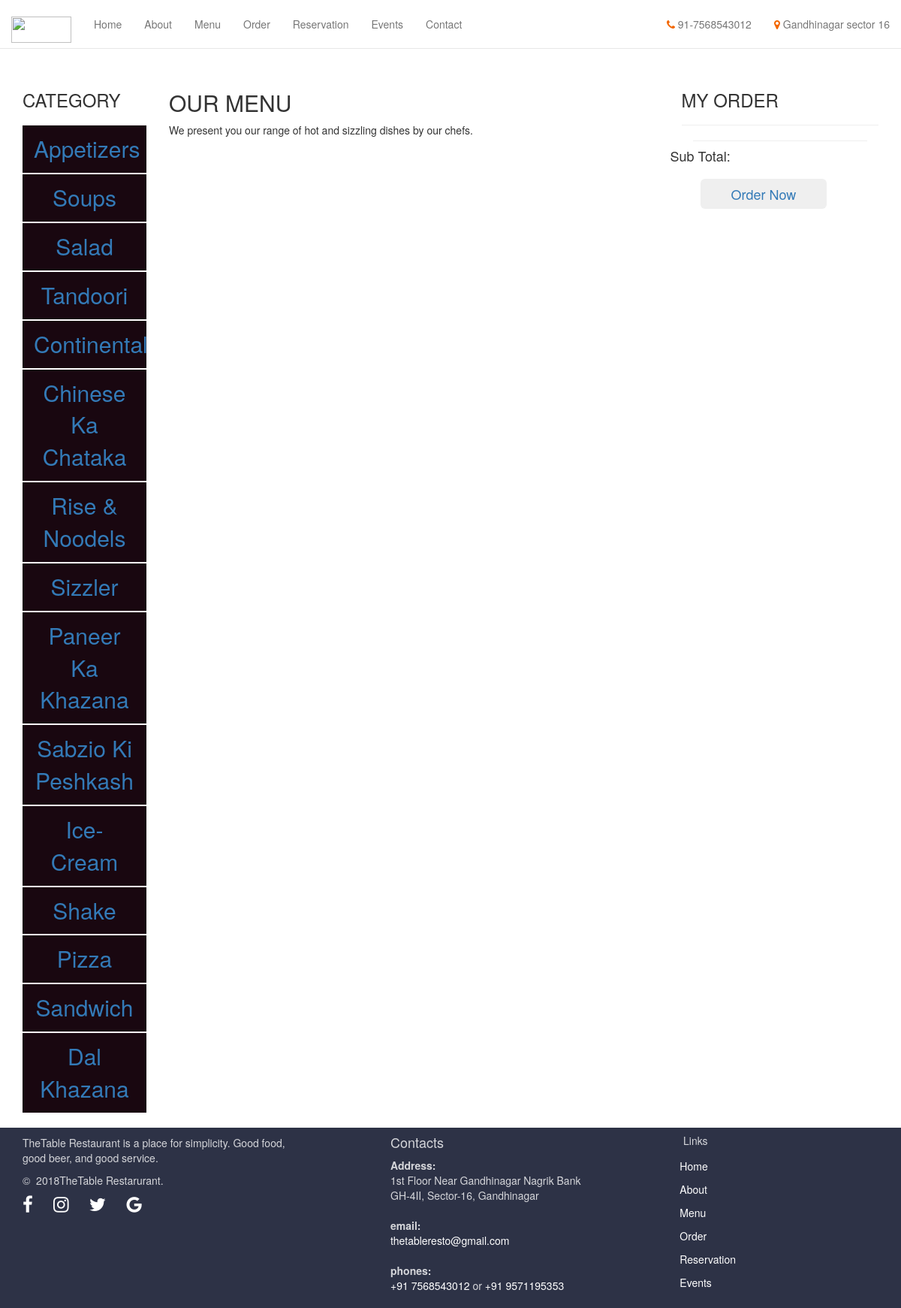
The page /order/ on the database its author committed.
### menu/models.py (models this page shows, shortened)
class Menu(models.Model):
    category_name=models.CharField(max_length=100 ,default='enter menu category')

### order/views.py (the view)
# urls.py: url(r'^order/',include('order.urls')),
def order(request):
    menu_model = apps.get_model('menu.Menu')
    sub_menu_model = apps.get_model('menu.SubMenu')
    all_menu = menu_model.objects.all()
    all_sub_menu = sub_menu_model.objects.all()
    return render(request, 'order/order.html',
                  {'all_menu': all_menu, 'all_sub_menu': all_sub_menu})

### order/templates/order/order.html (shortened to what this page needs)
{% extends 'base.html' %}
{% load staticfiles %}
{% block body %}
<section id="order">
  <div class="container">
    <div class="row" style="margin-top: 100px;">
      <div class="col-sm-2">
        <div class="ver-nav">
          <h3>CATEGORY</h3>
          <div class="categ">
            <ul class="nav nav-pills nav-stacked" style="margin-top: -20px;">
              {% for menu in all_menu %}
              <li><a data-toggle="pill"
                     href="#{{ menu.id }}"
                     style="text-transform: capitalize">
                {{ menu.category_name }}
              </a>
              </li>
              {% endfor %}
            </ul>
          </div>
        </div>
      </div>
      <div class="col-sm-7">
        <h2>OUR MENU</h2>
        <p>We present you our range of hot and sizzling dishes by our
          chefs.</p>
      </div>
      <div class="col-sm-3">
        <div class="myOrder">
          <h3>MY ORDER</h3>
          <hr>
          <div class="row">
            <div class="total">
              <hr style="margin: 0 30px;">
              <h4>Sub Total: {{ sum }}</h4>
            </div>
            <form action="" method="Post">
              <button type="submit" class="btn  btn-lg"
                    style="margin: 10px 40px; padding: 7px 40px;">
                <a href="{% url 'order:mail_order' order_id %}">Order Now</a>
            </button>
            </form>
          </div>
        </div>
      </div>
    </div>
  </div>
</section>
{% endblock %}

### templates/base.html (shortened to what this page needs)
<html lang="en">
<head>
    <link rel="stylesheet" href="https://maxcdn.bootstrapcdn.com/bootstrap/3.3.7/css/bootstrap.min.css">
    {% load staticfiles %}
    <link rel="stylesheet" type="text/css" href="{% static 'css/style.css' %}">
    <link rel="stylesheet" href="https://cdnjs.cloudflare.com/ajax/libs/font-awesome/4.7.0/css/font-awesome.min.css">
</head>
<body>
      <div class="top-nav">
        <nav class="navbar navbar-default  navbar-fixed-top navbar-custom navbar">
          <div class="container-fluid">
            <div class="navbar-header">
              <a class="navbar-brand" href="#"><img src="https://upload.wikimedia.org/wikipedia/commons/thumb/1/11/The_Table_%28restaurant%29_logo.png/1200px-The_Table_%28restaurant%29_logo.png" width="80px" height="35px"></a>
            </div>
            <div class="collapse navbar-collapse" id="myNavbar">
              <ul class="nav navbar-nav">
                  <li ><a href="{% url 'home:home' %}">Home</a></li>
                  <li><a href="{% url 'home:home' %}#about-us">About</a></li>
                  <li><a href="{% url 'menu:menu' %}">Menu</a></li>
                  <li><a href="{% url 'order:order_details' %}">Order</a></li>
                  <li><a href="{% url 'book_a_table:book' %}">Reservation</a></li>
                  <li><a href="{% url 'event:event' %}">Events</a></li>
                  <li><a href="#">Contact</a></li>
              </ul>
              <ul class="nav navbar-nav navbar-right">
                <li><a href="#"><i class="fa fa-phone"></i> 91-7568543012</a></li>
                <li><a href="#"><i class="fa fa-map-marker"></i> Gandhinagar sector 16</a></li>
              </ul>
            </div>
          </div>
        </nav>
    </div>
{% block body %}
{% endblock %}
<br>
      <div class="footer section  footer-classic context-dark" style="background: #2d3246; ">
          <div class="container">
              <div class="row row-30">
                  <div class="col-sm-4 col-xl-5">
                      <div class="pr-xl-4">
                        <p style="margin-top: 10px;">TheTable Restaurant is a place for simplicity. Good food, good beer, and good service.</p>
                        <p class="rights"><span>©  </span><span class="copyright-year">2018</span><span>TheTable Restarurant.</span></p>
                      </div>
                      <i style="font-size:24px" class="fa"><a href="#">&#xf09a;</a></i> &nbsp; &nbsp; &nbsp;
                      <i style="font-size:24px" class="fa"><a href="#">&#xf16d;</a></i> &nbsp; &nbsp; &nbsp;
                      <i style="font-size:24px" class="fa"><a href="#">&#xf099;</a></i> &nbsp; &nbsp; &nbsp;
                      <i style="font-size:24px" class="fa"><a href="#">&#xf1a0;</a></i>
                  </div>
                  <div class="col-sm-4">
                     <div style="margin-left: 100px; ">
                          <h4>Contacts</h4>
                          <dl class="contact-list">
                            <dt>Address:</dt>
                            <dd>1st Floor Near Gandhinagar Nagrik Bank GH-4II, Sector-16, Gandhinagar</dd>
                          </dl>
                          <dl class="contact-list">
                            <dt>email:</dt>
                            <dd><a href="mailto:#">thetableresto@gmail.com</a></dd>
                          </dl>
                          <dl class="contact-list">
                            <dt>phones:</dt>
                            <dd><a href="tel:#">+91 7568543012</a> <span>or</span> <a href="tel:#">+91 9571195353</a>
                            </dd>
                          </dl>
                       </div>
                  </div>
                  <div class="col-sm-4" >
                     <div style="margin-left: 100px; ">
                        <h5>Links</h5>
                        <ul class="nav-list">
                          <li ><a href="{% url 'home:home' %}">Home</a></li>
                          <li><a href="{% url 'home:home' %}#about-us">About</a></li>
                          <li><a href="{% url 'menu:menu' %}">Menu</a></li>
                          <li><a href="#order">Order</a></li>
                          <li><a href="{% url 'book_a_table:book' %}">Reservation</a></li>
                          <li><a href="{% url 'event:event' %}">Events</a></li>
                        </ul>
                      </div>
                  </div>
                </div>
            </div>
       </div>
    </body>
</html>

### static/css/style.css (style rules this page uses)
.navbar-custom { padding-top:7px !important; padding-bottom:7px !important; }
.top-nav .navbar-custom { margin: 0px 0px; background-color: #FFF; }
::placeholder { color: gray; opacity: 1; }
.nav-stacked li { background-color: #190710; font-size: 30px; text-align: center; }

### templates/base.html (style rules this page uses)
.navbar-custom { padding-top:7px !important; padding-bottom:7px !important; }
.top-nav .navbar-custom { margin: 0px 0px; background-color: #FFF; }
.navbar-nav li i { color:#f36700; }
.context-dark, .bg-gray-dark, .bg-primary { color: rgba(255, 255, 255, 0.8); }
.footer-classic a, .footer-classic a:focus, .footer-classic a:active { color: #ffffff; }
.nav-list li { padding-top: 5px; padding-bottom: 5px; }
ul, ol { list-style: none; padding: 0; margin: 0; }
.nav-list li a:before { content: "\f14f"; font: 400 21px/1 "Material Design Icons"; color: #4d6de6; display: inline-block; vertical-align: baseline; margin-left: -28px; margin-right: 7px; opacity: 0; visibility: hidden; transition: .22s ease; }

### rows shown on the page
Menu: category_name "Appetizers"
Menu: category_name "Soups"
Menu: category_name "Salad"
Menu: category_name "Tandoori"
Menu: category_name "Continental"
Menu: category_name "Chinese Ka Chataka"
Menu: category_name "Rise & Noodels"
Menu: category_name "Sizzler"
Menu: category_name "Paneer Ka Khazana"
Menu: category_name "Sabzio Ki Peshkash"
Menu: category_name "Ice-Cream"
Menu: category_name "Shake"
Menu: category_name "Pizza"
Menu: category_name "Sandwich"
Menu: category_name "Dal Khazana"
